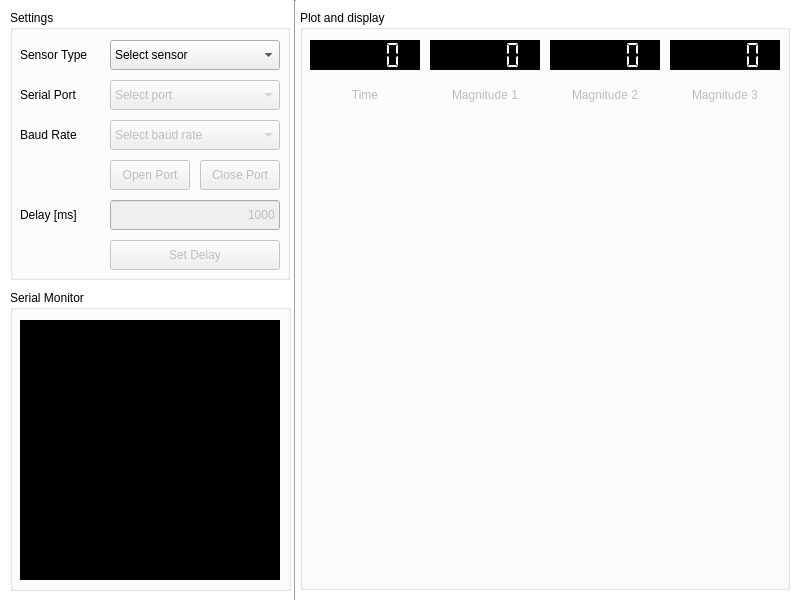
<?xml version="1.0" encoding="UTF-8"?>
<ui version="4.0">
 <class>MainWindow</class>
 <widget class="QMainWindow" name="MainWindow">
  <property name="geometry">
   <rect>
    <x>0</x>
    <y>0</y>
    <width>800</width>
    <height>600</height>
   </rect>
  </property>
  <property name="minimumSize">
   <size>
    <width>800</width>
    <height>600</height>
   </size>
  </property>
  <property name="maximumSize">
   <size>
    <width>800</width>
    <height>600</height>
   </size>
  </property>
  <property name="font">
   <font>
    <family>Roboto</family>
    <pointsize>10</pointsize>
    <weight>75</weight>
    <bold>true</bold>
   </font>
  </property>
  <property name="cursor">
   <cursorShape>ArrowCursor</cursorShape>
  </property>
  <property name="windowTitle">
   <string>Aruino Serial Monitor</string>
  </property>
  <property name="toolTip">
   <string/>
  </property>
  <property name="autoFillBackground">
   <bool>false</bool>
  </property>
  <property name="styleSheet">
   <string notr="true">QMainWindow {
	background-color: #FFFFFF;
}</string>
  </property>
  <property name="unifiedTitleAndToolBarOnMac">
   <bool>false</bool>
  </property>
  <widget class="QWidget" name="MainPannel">
   <property name="minimumSize">
    <size>
     <width>800</width>
     <height>0</height>
    </size>
   </property>
   <widget class="QGroupBox" name="SettingsPanel">
    <property name="geometry">
     <rect>
      <x>10</x>
      <y>10</y>
      <width>280</width>
      <height>270</height>
     </rect>
    </property>
    <property name="font">
     <font>
      <weight>50</weight>
      <italic>false</italic>
      <bold>false</bold>
      <kerning>true</kerning>
     </font>
    </property>
    <property name="mouseTracking">
     <bool>false</bool>
    </property>
    <property name="title">
     <string>Settings</string>
    </property>
    <property name="flat">
     <bool>true</bool>
    </property>
    <property name="checkable">
     <bool>false</bool>
    </property>
    <widget class="QLabel" name="LBLBaudRate">
     <property name="geometry">
      <rect>
       <x>10</x>
       <y>110</y>
       <width>80</width>
       <height>30</height>
      </rect>
     </property>
     <property name="text">
      <string>Baud Rate</string>
     </property>
    </widget>
    <widget class="QLabel" name="LBLSerialPort">
     <property name="geometry">
      <rect>
       <x>10</x>
       <y>70</y>
       <width>80</width>
       <height>30</height>
      </rect>
     </property>
     <property name="text">
      <string>Serial Port</string>
     </property>
    </widget>
    <widget class="QComboBox" name="SELSerialPort">
     <property name="enabled">
      <bool>false</bool>
     </property>
     <property name="geometry">
      <rect>
       <x>100</x>
       <y>70</y>
       <width>170</width>
       <height>30</height>
      </rect>
     </property>
     <item>
      <property name="text">
       <string>Select port</string>
      </property>
     </item>
    </widget>
    <widget class="QPushButton" name="BTNOpenPort">
     <property name="enabled">
      <bool>false</bool>
     </property>
     <property name="geometry">
      <rect>
       <x>100</x>
       <y>150</y>
       <width>80</width>
       <height>30</height>
      </rect>
     </property>
     <property name="text">
      <string>Open Port</string>
     </property>
     <property name="autoDefault">
      <bool>false</bool>
     </property>
     <property name="flat">
      <bool>false</bool>
     </property>
    </widget>
    <widget class="QPushButton" name="BTNClosePort">
     <property name="enabled">
      <bool>false</bool>
     </property>
     <property name="geometry">
      <rect>
       <x>190</x>
       <y>150</y>
       <width>80</width>
       <height>30</height>
      </rect>
     </property>
     <property name="text">
      <string>Close Port</string>
     </property>
     <property name="default">
      <bool>false</bool>
     </property>
     <property name="flat">
      <bool>false</bool>
     </property>
    </widget>
    <widget class="QComboBox" name="SELBaudRate">
     <property name="enabled">
      <bool>false</bool>
     </property>
     <property name="geometry">
      <rect>
       <x>100</x>
       <y>110</y>
       <width>170</width>
       <height>30</height>
      </rect>
     </property>
     <property name="currentIndex">
      <number>0</number>
     </property>
     <item>
      <property name="text">
       <string>Select baud rate</string>
      </property>
     </item>
     <item>
      <property name="text">
       <string>4800 baud</string>
      </property>
     </item>
     <item>
      <property name="text">
       <string>9600 baud</string>
      </property>
     </item>
     <item>
      <property name="text">
       <string>19200  baud</string>
      </property>
     </item>
     <item>
      <property name="text">
       <string>38400  baud</string>
      </property>
     </item>
     <item>
      <property name="text">
       <string>57600  baud</string>
      </property>
     </item>
     <item>
      <property name="text">
       <string>115200  baud</string>
      </property>
     </item>
     <item>
      <property name="text">
       <string>230400  baud</string>
      </property>
     </item>
     <item>
      <property name="text">
       <string>250000  baud</string>
      </property>
     </item>
    </widget>
    <widget class="QLabel" name="LBLSensorType">
     <property name="geometry">
      <rect>
       <x>10</x>
       <y>30</y>
       <width>80</width>
       <height>30</height>
      </rect>
     </property>
     <property name="text">
      <string>Sensor Type</string>
     </property>
    </widget>
    <widget class="QComboBox" name="SELSensor">
     <property name="geometry">
      <rect>
       <x>100</x>
       <y>30</y>
       <width>170</width>
       <height>30</height>
      </rect>
     </property>
     <property name="currentIndex">
      <number>0</number>
     </property>
     <item>
      <property name="text">
       <string>Select sensor</string>
      </property>
     </item>
    </widget>
    <widget class="QLabel" name="LBLDelay">
     <property name="geometry">
      <rect>
       <x>10</x>
       <y>190</y>
       <width>80</width>
       <height>30</height>
      </rect>
     </property>
     <property name="text">
      <string>Delay [ms]</string>
     </property>
    </widget>
    <widget class="QLineEdit" name="INDelay">
     <property name="enabled">
      <bool>false</bool>
     </property>
     <property name="geometry">
      <rect>
       <x>100</x>
       <y>190</y>
       <width>170</width>
       <height>30</height>
      </rect>
     </property>
     <property name="inputMethodHints">
      <set>Qt::ImhDigitsOnly</set>
     </property>
     <property name="text">
      <string notr="true">1000</string>
     </property>
     <property name="maxLength">
      <number>7</number>
     </property>
     <property name="cursorPosition">
      <number>4</number>
     </property>
     <property name="alignment">
      <set>Qt::AlignRight|Qt::AlignTrailing|Qt::AlignVCenter</set>
     </property>
     <property name="cursorMoveStyle">
      <enum>Qt::LogicalMoveStyle</enum>
     </property>
    </widget>
    <widget class="QPushButton" name="BTNSetDelay">
     <property name="enabled">
      <bool>false</bool>
     </property>
     <property name="geometry">
      <rect>
       <x>100</x>
       <y>230</y>
       <width>170</width>
       <height>30</height>
      </rect>
     </property>
     <property name="text">
      <string>Set Delay</string>
     </property>
     <property name="checkable">
      <bool>false</bool>
     </property>
     <property name="flat">
      <bool>false</bool>
     </property>
    </widget>
   </widget>
   <widget class="Line" name="Separator">
    <property name="geometry">
     <rect>
      <x>290</x>
      <y>0</y>
      <width>10</width>
      <height>600</height>
     </rect>
    </property>
    <property name="orientation">
     <enum>Qt::Vertical</enum>
    </property>
   </widget>
   <widget class="QGroupBox" name="DisplayPanel">
    <property name="geometry">
     <rect>
      <x>300</x>
      <y>10</y>
      <width>490</width>
      <height>580</height>
     </rect>
    </property>
    <property name="title">
     <string>Plot and display</string>
    </property>
    <widget class="QWidget" name="verticalLayoutWidget">
     <property name="geometry">
      <rect>
       <x>10</x>
       <y>110</y>
       <width>471</width>
       <height>461</height>
      </rect>
     </property>
     <layout class="QVBoxLayout" name="PlotLayout">
      <property name="spacing">
       <number>0</number>
      </property>
      <property name="leftMargin">
       <number>0</number>
      </property>
     </layout>
    </widget>
    <widget class="QLCDNumber" name="LDCTime">
     <property name="enabled">
      <bool>false</bool>
     </property>
     <property name="geometry">
      <rect>
       <x>10</x>
       <y>30</y>
       <width>110</width>
       <height>30</height>
      </rect>
     </property>
     <property name="autoFillBackground">
      <bool>false</bool>
     </property>
     <property name="styleSheet">
      <string notr="true">QLCDNumber {
	background-color: #000000;
	color: #FFFFFF;
}</string>
     </property>
     <property name="frameShape">
      <enum>QFrame::NoFrame</enum>
     </property>
     <property name="frameShadow">
      <enum>QFrame::Plain</enum>
     </property>
     <property name="lineWidth">
      <number>0</number>
     </property>
     <property name="smallDecimalPoint">
      <bool>false</bool>
     </property>
     <property name="segmentStyle">
      <enum>QLCDNumber::Flat</enum>
     </property>
     <property name="value" stdset="0">
      <double>0.000000000000000</double>
     </property>
    </widget>
    <widget class="QLabel" name="LBLTime">
     <property name="enabled">
      <bool>false</bool>
     </property>
     <property name="geometry">
      <rect>
       <x>10</x>
       <y>70</y>
       <width>110</width>
       <height>30</height>
      </rect>
     </property>
     <property name="text">
      <string>Time</string>
     </property>
     <property name="alignment">
      <set>Qt::AlignCenter</set>
     </property>
    </widget>
    <widget class="QLCDNumber" name="LCDMagnitude1">
     <property name="enabled">
      <bool>false</bool>
     </property>
     <property name="geometry">
      <rect>
       <x>130</x>
       <y>30</y>
       <width>110</width>
       <height>30</height>
      </rect>
     </property>
     <property name="autoFillBackground">
      <bool>false</bool>
     </property>
     <property name="styleSheet">
      <string notr="true">QLCDNumber {
	background-color: #000000;
	color: #FFFFFF;
}</string>
     </property>
     <property name="frameShape">
      <enum>QFrame::NoFrame</enum>
     </property>
     <property name="frameShadow">
      <enum>QFrame::Plain</enum>
     </property>
     <property name="lineWidth">
      <number>0</number>
     </property>
     <property name="smallDecimalPoint">
      <bool>false</bool>
     </property>
     <property name="segmentStyle">
      <enum>QLCDNumber::Flat</enum>
     </property>
    </widget>
    <widget class="QLabel" name="LBLMagnitude1">
     <property name="enabled">
      <bool>false</bool>
     </property>
     <property name="geometry">
      <rect>
       <x>130</x>
       <y>70</y>
       <width>110</width>
       <height>30</height>
      </rect>
     </property>
     <property name="text">
      <string>Magnitude 1</string>
     </property>
     <property name="alignment">
      <set>Qt::AlignCenter</set>
     </property>
    </widget>
    <widget class="QLCDNumber" name="LCDMagnitude2">
     <property name="enabled">
      <bool>false</bool>
     </property>
     <property name="geometry">
      <rect>
       <x>250</x>
       <y>30</y>
       <width>110</width>
       <height>30</height>
      </rect>
     </property>
     <property name="autoFillBackground">
      <bool>false</bool>
     </property>
     <property name="styleSheet">
      <string notr="true">QLCDNumber {
	background-color: #000000;
	color: #FFFFFF;
}</string>
     </property>
     <property name="frameShape">
      <enum>QFrame::NoFrame</enum>
     </property>
     <property name="frameShadow">
      <enum>QFrame::Plain</enum>
     </property>
     <property name="lineWidth">
      <number>0</number>
     </property>
     <property name="smallDecimalPoint">
      <bool>false</bool>
     </property>
     <property name="segmentStyle">
      <enum>QLCDNumber::Flat</enum>
     </property>
    </widget>
    <widget class="QLabel" name="LBLMagnitude2">
     <property name="enabled">
      <bool>false</bool>
     </property>
     <property name="geometry">
      <rect>
       <x>250</x>
       <y>70</y>
       <width>110</width>
       <height>30</height>
      </rect>
     </property>
     <property name="text">
      <string>Magnitude 2</string>
     </property>
     <property name="alignment">
      <set>Qt::AlignCenter</set>
     </property>
    </widget>
    <widget class="QLCDNumber" name="LCDMagnitude3">
     <property name="enabled">
      <bool>false</bool>
     </property>
     <property name="geometry">
      <rect>
       <x>370</x>
       <y>30</y>
       <width>110</width>
       <height>30</height>
      </rect>
     </property>
     <property name="autoFillBackground">
      <bool>false</bool>
     </property>
     <property name="styleSheet">
      <string notr="true">QLCDNumber {
	background-color: #000000;
	color: #FFFFFF;
}</string>
     </property>
     <property name="frameShape">
      <enum>QFrame::NoFrame</enum>
     </property>
     <property name="frameShadow">
      <enum>QFrame::Plain</enum>
     </property>
     <property name="lineWidth">
      <number>0</number>
     </property>
     <property name="smallDecimalPoint">
      <bool>false</bool>
     </property>
     <property name="segmentStyle">
      <enum>QLCDNumber::Flat</enum>
     </property>
    </widget>
    <widget class="QLabel" name="LBLMagnitude3">
     <property name="enabled">
      <bool>false</bool>
     </property>
     <property name="geometry">
      <rect>
       <x>370</x>
       <y>70</y>
       <width>110</width>
       <height>30</height>
      </rect>
     </property>
     <property name="text">
      <string>Magnitude 3</string>
     </property>
     <property name="alignment">
      <set>Qt::AlignCenter</set>
     </property>
    </widget>
   </widget>
   <widget class="QGroupBox" name="SerialConsolePanel">
    <property name="geometry">
     <rect>
      <x>10</x>
      <y>290</y>
      <width>281</width>
      <height>301</height>
     </rect>
    </property>
    <property name="title">
     <string>Serial Monitor</string>
    </property>
    <widget class="QTextEdit" name="SerialConsole">
     <property name="enabled">
      <bool>false</bool>
     </property>
     <property name="geometry">
      <rect>
       <x>10</x>
       <y>30</y>
       <width>260</width>
       <height>260</height>
      </rect>
     </property>
     <property name="styleSheet">
      <string notr="true">background-color: #000000;
color: #00FF00;</string>
     </property>
     <property name="frameShape">
      <enum>QFrame::StyledPanel</enum>
     </property>
     <property name="frameShadow">
      <enum>QFrame::Sunken</enum>
     </property>
     <property name="lineWidth">
      <number>1</number>
     </property>
     <property name="readOnly">
      <bool>true</bool>
     </property>
    </widget>
   </widget>
  </widget>
 </widget>
 <tabstops>
  <tabstop>SELSensor</tabstop>
  <tabstop>SELSerialPort</tabstop>
  <tabstop>SELBaudRate</tabstop>
  <tabstop>BTNOpenPort</tabstop>
  <tabstop>BTNClosePort</tabstop>
  <tabstop>INDelay</tabstop>
  <tabstop>BTNSetDelay</tabstop>
  <tabstop>SerialConsole</tabstop>
 </tabstops>
 <resources/>
 <connections/>
</ui>
